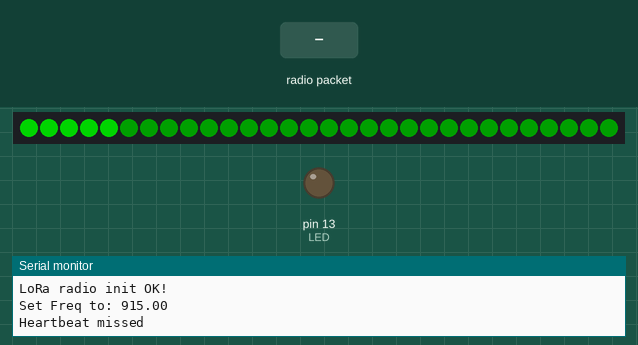
Recording of a sketch running on a simulated Teensy 4. On the bench: 30 RGB LEDs in strip order, left to right, output pins drawn as LEDs (lit = HIGH), the last lines printed to the serial monitor. Inputs (shaded band) come from the test bench. Dim RGB values are drawn brighter than linear; no radio packets arrive unless stated; pins used as bus, display or sensor lines are not drawn.

Above: at 0.17 s.
At 1.37 s:
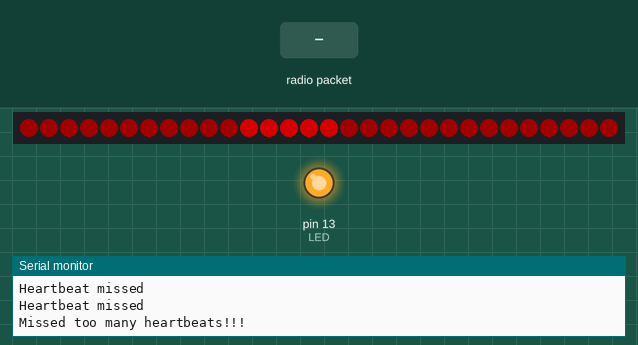
1.4 s: radio packet "v1" arrives
2.9 s: radio packet "1" arrives
4.4 s: radio packet "0" arrives
Timing chart, 0 to 7.4 s (numbered marks = the images above; inputs shaded):
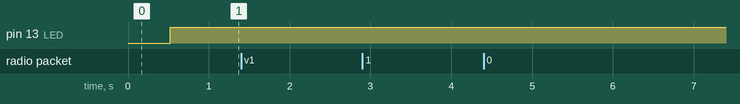

The sketch:

LoRa_HeartBeat_receiver_neopixel.ino
```cpp
/* ----------------------------------------------------------------------------

LoRa_HeartBeat_receiver_neopixel.ino

Arduino sketch to receive heartbeat messages and change the color of a NeoPixel
strand based on current status. The strand also does a "Knight Rider" effect
since moving colors are easier to see than static ones.

Intended for use with the Feather M0 with LoRa Radio:
  * https://www.adafruit.com/product/3178

Modified from the example code at Adafruit's Tutorial:
  * https://learn.adafruit.com/adafruit-feather-m0-radio-with-lora-radio-module/using-the-rfm-9x-radio
  * https://learn.adafruit.com/adafruit-neopixel-uberguide/arduino-library-use

Created: 05/09/19
   - Joshua Vaughan
   - joshua.vaughan@louisiana.edu
   - http://www.ucs.louisiana.edu/~jev9637

 Modified:
   *

---------------------------------------------------------------------------- */

#include <stdio.h>
#include <SPI.h>
#include <RH_RF95.h>
#include <Adafruit_NeoPixel.h>

/* for Feather32u4 RFM9x
#define RFM95_CS 8
#define RFM95_RST 4
#define RFM95_INT 7
*/

// for feather m0 RFM9x
#define RFM95_CS 8
#define RFM95_RST 4
#define RFM95_INT 3


/* for shield
#define RFM95_CS 10
#define RFM95_RST 9
#define RFM95_INT 7
*/

/* Feather 32u4 w/wing
#define RFM95_RST     11   // "A"
#define RFM95_CS      10   // "B"
#define RFM95_INT     2    // "SDA" (only SDA/SCL/RX/TX have IRQ!)
*/

/* Feather m0 w/wing
#define RFM95_RST     11   // "A"
#define RFM95_CS      10   // "B"
#define RFM95_INT     6    // "D"
*/

#if defined(ESP8266)
  /* for ESP w/featherwing */
  #define RFM95_CS  2    // "E"
  #define RFM95_RST 16   // "D"
  #define RFM95_INT 15   // "B"

#elif defined(ESP32)
  /* ESP32 feather w/wing */
  #define RFM95_RST     27   // "A"
  #define RFM95_CS      33   // "B"
  #define RFM95_INT     12   //  next to A

#elif defined(NRF52)
  /* nRF52832 feather w/wing */
  #define RFM95_RST     7    // "A"
  #define RFM95_CS      11   // "B"
  #define RFM95_INT     31   // "C"

#elif defined(TEENSYDUINO)
  /* Teensy 3.x w/wing */
  #define RFM95_RST     9    // "A"
  #define RFM95_CS      10   // "B"
  #define RFM95_INT     4    // "C"
#endif


// Change to 434.0 or other frequency, must match RX's freq!
#define RF95_FREQ 915.0

// Singleton instance of the radio driver
RH_RF95 rf95(RFM95_CS, RFM95_INT);

// Onboard LED pin
#define LED 13

// Which pin on the Arduino is connected to the NeoPixels?
#define LED_PIN    6

// How many NeoPixels are attached to the Arduino?
#define LED_COUNT 30

// Declare our NeoPixel strip object:
Adafruit_NeoPixel strip(LED_COUNT, LED_PIN, NEO_GRB + NEO_KHZ800);
// Argument 1 = Number of pixels in NeoPixel strip
// Argument 2 = Arduino pin number (most are valid)
// Argument 3 = Pixel type flags, add together as needed:
//   NEO_KHZ800  800 KHz bitstream (most NeoPixel products w/WS2812 LEDs)
//   NEO_KHZ400  400 KHz (classic 'v1' (not v2) FLORA pixels, WS2811 drivers)
//   NEO_GRB     Pixels are wired for GRB bitstream (most NeoPixel products)
//   NEO_RGB     Pixels are wired for RGB bitstream (v1 FLORA pixels, not v2)
//   NEO_RGBW    Pixels are wired for RGBW bitstream (NeoPixel RGBW products)

// Define some colors for the NeoPixels
uint32_t RED_LOW = strip.Color(32, 0, 0);
uint32_t RED_MED = strip.Color(64, 0, 0);
uint32_t RED_HIGH = strip.Color(255, 0, 0);
uint32_t GREEN_LOW = strip.Color(0, 32, 0);
uint32_t GREEN_MED = strip.Color(0, 64, 0);
uint32_t GREEN_HIGH = strip.Color(0, 255, 0);
uint32_t BLUE_LOW = strip.Color(0, 0, 32);
uint32_t BLUE_MED = strip.Color(0, 0, 64);
uint32_t BLUE_HIGH = strip.Color(0, 0, 255);
uint32_t YELLOW_LOW = strip.Color(16, 32, 0);
uint32_t YELLOW_MED = strip.Color(32, 64, 0);
uint32_t YELLOW_HIGH = strip.Color(128, 255, 0);
uint32_t WHITE_LOW = strip.Color(32, 32, 32);
uint32_t WHITE_MED = strip.Color(64, 64, 64);
uint32_t WHITE_HIGH = strip.Color(255, 255, 255);


void setup() {
    pinMode(LED, OUTPUT);
    pinMode(RFM95_RST, OUTPUT);
    digitalWrite(RFM95_RST, HIGH);

    Serial.begin(115200);

    // Wait for the serial monitor to open
    // Be sure to comment this out in application
//    while (!Serial) {
//        delay(1);
//    }
    delay(100);

    // manual reset
    digitalWrite(RFM95_RST, LOW);
    delay(10);
    digitalWrite(RFM95_RST, HIGH);
    delay(10);

    while (!rf95.init()) {
        Serial.println("LoRa radio init failed");
        while (1);
    }
    Serial.println("LoRa radio init OK!");

    // Defaults after init are 434.0MHz, modulation GFSK_Rb250Fd250, +13dbM
    if (!rf95.setFrequency(RF95_FREQ)) {
        Serial.println("setFrequency failed");
        while (1);
    }
    Serial.print("Set Freq to: "); Serial.println(RF95_FREQ);

    // Defaults after init are 434.0MHz, 13dBm, Bw = 125 kHz, Cr = 4/5, Sf = 128chips/symbol, CRC on

    // The default transmitter power is 13dBm, using PA_BOOST.
    // If you are using RFM95/96/97/98 modules which uses the PA_BOOST transmitter pin, then
    // you can set transmitter powers from 5 to 23 dBm:
    rf95.setTxPower(23, false);

    // Now, set up the NeoPixels
    strip.begin();            // INITIALIZE NeoPixel strip object (REQUIRED)
    strip.show();             // Turn OFF all pixels ASAP
    strip.setBrightness(128); // Set BRIGHTNESS to about 1/2 (max = 255)
}

void loop() {
    const char HEARTBEAT_MESSAGE[] = "$ULheartbeat";
    const int HEARTBEAT_MESSAGE_LENGTH = sizeof(HEARTBEAT_MESSAGE) - 1;
    static int num_missed_heartbeats = 0;
    const int MAX_MISSED_HEARTBEATS = 5;

    static uint8_t going = 1;
    static uint8_t pixel_index = 0;

    unsigned long start_time;
    unsigned long elapsed_time;
    start_time = millis();

    if (rf95.available()) {
        // Should be a message for us now
        uint8_t buf[RH_RF95_MAX_MESSAGE_LEN];
        uint8_t len = sizeof(buf);

        if (rf95.recv(buf, &len)) {
            // Here, we'll always indicate that we received a message
            // In operation, we probably don't want to always print this out
            digitalWrite(LED, HIGH);
            RH_RF95::printBuffer("Received: ", buf, len);
            Serial.print("Got: ");
            Serial.println((char*)buf);

            // This will print the signal strength of the last message received.
            // TODO: 05/09/19 - JEV - We probably want to move this to apply only
            //                        to messages we have identified as properly-
            //                        formatted heartbeats
            Serial.print("RSSI: ");
            Serial.println(rf95.lastRssi(), DEC);

            // Compare the message received with the HEARTBEAT_MESSAGE expected
            // If it doesn't match, increment the num_missed_heartbeats counter
            // If it does, reset the counter and send an acknowledgement message
            if (strncmp((char*)buf, HEARTBEAT_MESSAGE, HEARTBEAT_MESSAGE_LENGTH) != 0) {
              Serial.println("Heartbeat didn't match.");
              num_missed_heartbeats = num_missed_heartbeats + 1;
            }
            else {
                // reset missed heartbeat counter
                num_missed_heartbeats = 0;

                // Send a reply
                uint8_t data[] = "$UL_ACK";
                rf95.send(data, sizeof(data));
                rf95.waitPacketSent();
                Serial.println("Sent a reply");
                digitalWrite(LED, LOW);
            }
        }
    }
    else {
        // If there was no data availalbe, we also increment the num_missed_heartbeats counter
        num_missed_heartbeats = num_missed_heartbeats + 1;

        if (num_missed_heartbeats < MAX_MISSED_HEARTBEATS) {
            Serial.println("Heartbeat missed");
        }
    }

    // Now, check if we've exceeded the maximum number of missed beats
    // and process the NeoPixel colors accordingly
    if (num_missed_heartbeats < MAX_MISSED_HEARTBEATS) {
        // Turn the neopixels green
        strip.fill(GREEN_MED, 0);

        if (pixel_index + 5 >= LED_COUNT) {
            going = 0;
        }
        else if (pixel_index <= 0) {
            going = 1;
        }

        if (going) {
            strip.fill(GREEN_HIGH, pixel_index, 5);
            pixel_index = pixel_index + 1;
        }
        else {
            strip.fill(GREEN_HIGH, pixel_index, 5);
            pixel_index = pixel_index - 1;
        }
    }
    else if (num_missed_heartbeats == MAX_MISSED_HEARTBEATS) {
        Serial.println("Heartbeat missed");
        Serial.println("Missed too many heartbeats!!!");
        digitalWrite(LED, HIGH);

        // And turn the neopixels red
        strip.fill(RED_MED, 0);
        strip.fill(RED_HIGH, pixel_index, 5);
        strip.show();  // Update NeoPixel strip
    }
    else {
        digitalWrite(LED, HIGH);

        // And turn the neopixels red
        strip.fill(RED_MED, 0);

        if (pixel_index + 5 >= LED_COUNT) {
            going = 0;
        }
        else if (pixel_index <= 0) {
            going = 1;
        }

        if (going) {
            strip.fill(RED_HIGH, pixel_index, 5);
            pixel_index = pixel_index + 1;
        }
        else {
            strip.fill(RED_HIGH, pixel_index, 5);
            pixel_index = pixel_index - 1;
        }
    }

    strip.show();  // Update NeoPixel strip

    elapsed_time = millis() - start_time;

    if (elapsed_time < 100) {
        delay(100 - elapsed_time);
    }
}
```
